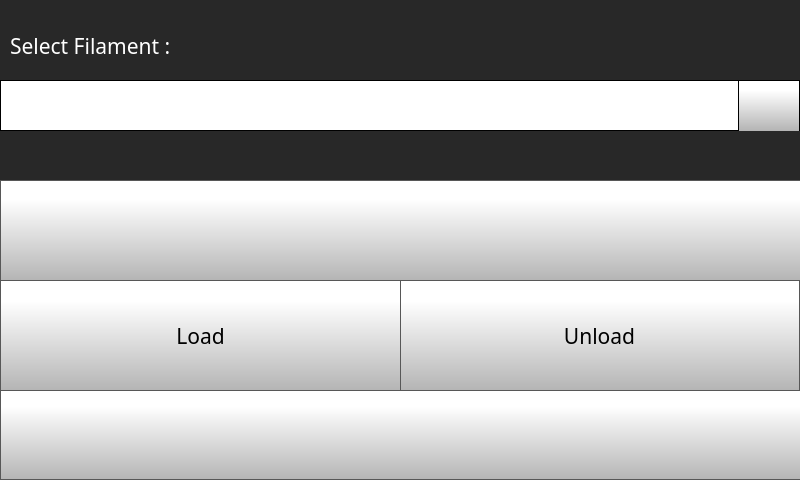
<?xml version="1.0" encoding="UTF-8"?>
<ui version="4.0">
 <class>Form</class>
 <widget class="QWidget" name="Form">
  <property name="geometry">
   <rect>
    <x>0</x>
    <y>0</y>
    <width>800</width>
    <height>480</height>
   </rect>
  </property>
  <property name="minimumSize">
   <size>
    <width>800</width>
    <height>480</height>
   </size>
  </property>
  <property name="maximumSize">
   <size>
    <width>800</width>
    <height>480</height>
   </size>
  </property>
  <property name="windowTitle">
   <string>Form</string>
  </property>
  <widget class="QStackedWidget" name="stackedWidget">
   <property name="geometry">
    <rect>
     <x>0</x>
     <y>0</y>
     <width>800</width>
     <height>480</height>
    </rect>
   </property>
   <property name="minimumSize">
    <size>
     <width>800</width>
     <height>480</height>
    </size>
   </property>
   <property name="maximumSize">
    <size>
     <width>800</width>
     <height>480</height>
    </size>
   </property>
   <property name="styleSheet">
    <string notr="true">background-color: rgb(40, 40, 40);
</string>
   </property>
   <property name="currentIndex">
    <number>0</number>
   </property>
   <widget class="QWidget" name="changeFilamentPage">
    <widget class="QPushButton" name="changeFilamentBackButton">
     <property name="geometry">
      <rect>
       <x>0</x>
       <y>389</y>
       <width>801</width>
       <height>91</height>
      </rect>
     </property>
     <property name="minimumSize">
      <size>
       <width>0</width>
       <height>0</height>
      </size>
     </property>
     <property name="font">
      <font>
       <family>Gotham</family>
       <pointsize>16</pointsize>
      </font>
     </property>
     <property name="styleSheet">
      <string notr="true">QPushButton {
     border: 1px solid rgb(87, 87, 87);
	background-color: qlineargradient(spread:pad, x1:0, y1:1, x2:0, y2:0.188, stop:0 rgba(180, 180, 180, 255), stop:1 rgba(255, 255, 255, 255));


}

QPushButton:pressed {
    background-color: qlineargradient(x1: 0, y1: 0, x2: 0, y2: 1,
                                      stop: 0 #dadbde, stop: 1 #f6f7fa);
}

QPushButton:flat {
    border: none; /* no border for a flat push button */
}

QPushButton:default {
    border-color: navy; /* make the default button prominent */
}

QPushButton:focus {
	outline: none;
}</string>
     </property>
     <property name="text">
      <string/>
     </property>
     <property name="icon">
      <iconset resource="../resources/resource.qrc">
       <normaloff>:/Navigation/img/Navigation/arrows-4.png</normaloff>:/Navigation/img/Navigation/arrows-4.png</iconset>
     </property>
     <property name="iconSize">
      <size>
       <width>70</width>
       <height>70</height>
      </size>
     </property>
     <property name="checkable">
      <bool>false</bool>
     </property>
     <property name="autoDefault">
      <bool>false</bool>
     </property>
     <property name="default">
      <bool>false</bool>
     </property>
     <property name="flat">
      <bool>false</bool>
     </property>
    </widget>
    <widget class="QPushButton" name="changeFilamentUnloadButton">
     <property name="geometry">
      <rect>
       <x>399</x>
       <y>280</y>
       <width>401</width>
       <height>111</height>
      </rect>
     </property>
     <property name="font">
      <font>
       <family>Gotham</family>
       <pointsize>16</pointsize>
      </font>
     </property>
     <property name="styleSheet">
      <string notr="true">QPushButton {
     border: 1px solid rgb(87, 87, 87);
	background-color: qlineargradient(spread:pad, x1:0, y1:1, x2:0, y2:0.188, stop:0 rgba(180, 180, 180, 255), stop:1 rgba(255, 255, 255, 255));


}

QPushButton:pressed {
    background-color: qlineargradient(x1: 0, y1: 0, x2: 0, y2: 1,
                                      stop: 0 #dadbde, stop: 1 #f6f7fa);
}

QPushButton:flat {
    border: none; /* no border for a flat push button */
}

QPushButton:default {
    border-color: navy; /* make the default button prominent */
}

QPushButton:focus {
	outline: none;
}</string>
     </property>
     <property name="text">
      <string>Unload</string>
     </property>
     <property name="icon">
      <iconset resource="../resources/resource.qrc">
       <normaloff>:/Icons/img/icons/unload.png</normaloff>:/Icons/img/icons/unload.png</iconset>
     </property>
     <property name="iconSize">
      <size>
       <width>70</width>
       <height>70</height>
      </size>
     </property>
    </widget>
    <widget class="QLabel" name="selectFilamentlabel">
     <property name="geometry">
      <rect>
       <x>10</x>
       <y>30</y>
       <width>431</width>
       <height>31</height>
      </rect>
     </property>
     <property name="font">
      <font>
       <family>Gotham</family>
       <pointsize>16</pointsize>
       <bold>false</bold>
      </font>
     </property>
     <property name="styleSheet">
      <string notr="true">color: rgb(255, 255, 255);</string>
     </property>
     <property name="text">
      <string>Select Filament :</string>
     </property>
    </widget>
    <widget class="QPushButton" name="changeFilamentLoadButton">
     <property name="geometry">
      <rect>
       <x>0</x>
       <y>280</y>
       <width>401</width>
       <height>111</height>
      </rect>
     </property>
     <property name="font">
      <font>
       <family>Gotham</family>
       <pointsize>16</pointsize>
      </font>
     </property>
     <property name="styleSheet">
      <string notr="true">QPushButton {
     border: 1px solid rgb(87, 87, 87);
	background-color: qlineargradient(spread:pad, x1:0, y1:1, x2:0, y2:0.188, stop:0 rgba(180, 180, 180, 255), stop:1 rgba(255, 255, 255, 255));


}

QPushButton:pressed {
    background-color: qlineargradient(x1: 0, y1: 0, x2: 0, y2: 1,
                                      stop: 0 #dadbde, stop: 1 #f6f7fa);
}

QPushButton:flat {
    border: none; /* no border for a flat push button */
}

QPushButton:default {
    border-color: navy; /* make the default button prominent */
}

QPushButton:focus {
	outline: none;
}</string>
     </property>
     <property name="text">
      <string>Load</string>
     </property>
     <property name="icon">
      <iconset resource="../resources/resource.qrc">
       <normaloff>:/Icons/img/icons/load.png</normaloff>:/Icons/img/icons/load.png</iconset>
     </property>
     <property name="iconSize">
      <size>
       <width>70</width>
       <height>70</height>
      </size>
     </property>
    </widget>
    <widget class="QPushButton" name="toolToggleChangeFilamentButton">
     <property name="geometry">
      <rect>
       <x>0</x>
       <y>180</y>
       <width>801</width>
       <height>101</height>
      </rect>
     </property>
     <property name="minimumSize">
      <size>
       <width>0</width>
       <height>0</height>
      </size>
     </property>
     <property name="font">
      <font>
       <family>Gotham</family>
       <pointsize>16</pointsize>
      </font>
     </property>
     <property name="styleSheet">
      <string notr="true">QPushButton {
     border: 1px solid rgb(87, 87, 87);
	background-color: qlineargradient(spread:pad, x1:0, y1:1, x2:0, y2:0.188, stop:0 rgba(180, 180, 180, 255), stop:1 rgba(255, 255, 255, 255));
}

QPushButton:pressed {
    background-color: qlineargradient(x1: 0, y1: 0, x2: 0, y2: 1,
                                      stop: 0 #dadbde, stop: 1 #f6f7fa);
}

QPushButton:flat {
    border: none; /* no border for a flat push button */
}

QPushButton:default {
    border-color: navy; /* make the default button prominent */
}

QPushButton:focus {
	outline: none;
}</string>
     </property>
     <property name="text">
      <string/>
     </property>
     <property name="icon">
      <iconset resource="../resources/resource.qrc">
       <normaloff>:/Icons/img/icons/NozzleSelect_0.png</normaloff>:/Icons/img/icons/NozzleSelect_0.png</iconset>
     </property>
     <property name="iconSize">
      <size>
       <width>150</width>
       <height>100</height>
      </size>
     </property>
     <property name="checkable">
      <bool>true</bool>
     </property>
     <property name="checked">
      <bool>false</bool>
     </property>
     <property name="autoDefault">
      <bool>false</bool>
     </property>
     <property name="default">
      <bool>false</bool>
     </property>
     <property name="flat">
      <bool>false</bool>
     </property>
    </widget>
    <widget class="QComboBox" name="changeFilamentComboBox">
     <property name="geometry">
      <rect>
       <x>0</x>
       <y>80</y>
       <width>801</width>
       <height>51</height>
      </rect>
     </property>
     <property name="font">
      <font>
       <family>Gotham</family>
       <pointsize>16</pointsize>
      </font>
     </property>
     <property name="styleSheet">
      <string notr="true"> QScrollBar:vertical {
     border: 1px solid black;
border-radius: 5px;
	background-color: rgb(40,40,40);
     width: 80px;
     margin: 70px 0 70px 0;
 }
 QScrollBar::handle:vertical {
border-radius: 5px;
background: qlineargradient(spread:pad, x1:0, y1:1, x2:0, y2:0.188, stop:0 rgba(180, 180, 180, 255), stop:1 rgba(255, 255, 255, 255));
min-height: 20px;
 }
 QScrollBar::add-line:vertical {
     border: 1px solid black;
background: qlineargradient(spread:pad, x1:0, y1:1, x2:0, y2:0.188, stop:0 rgba(180, 180, 180, 255), stop:1 rgba(255, 255, 255, 255));
     height:65px;
border-radius: 5px;
     subcontrol-position: bottom;
     subcontrol-origin: margin;
 }

 QScrollBar::sub-line:vertical {
     border: 1px solid black;
background: qlineargradient(spread:pad, x1:0, y1:1, x2:0, y2:0.188, stop:0 rgba(180, 180, 180, 255), stop:1 rgba(255, 255, 255, 255));
     height: 65px;
border-radius: 5px;
     subcontrol-position: top;
     subcontrol-origin: margin;
 }

QScrollBar::up-arrow:vertical {
 image: url(:/Navigation/img/Navigation/arrows.png);
    width: 40px;
    height: 40px;
 padding: 5px;
 }
QScrollBar::down-arrow:vertical {
 image: url(:/Navigation/img/Navigation/arrows-5.png);
    width: 40px;
    height: 40px;
 padding: 5px;
 }

 QScrollBar::add-page:vertical, QScrollBar::sub-page:vertical {
     background: none;
 }

QComboBox {
border: 1px solid black;
    padding: 0px 18px 0px 3px;
    min-width: 6em;

}

QComboBox::item {
	color: rgb(0, 0, 0);
}

QComboBox:editable {
    background: white;
}

QComboBox:!editable, QComboBox::drop-down:editable {
background: white;
}

/* QComboBox gets the &quot;on&quot; state when the popup is open */
QComboBox:!editable:on, QComboBox::drop-down:editable:on {
background: white;
}


QComboBox::drop-down {
border-left: 1px solid black;
border-right: 1px solid black;
	background-color: qlineargradient(spread:pad, x1:0, y1:1, x2:0, y2:0.188, stop:0 rgba(180, 180, 180, 255), stop:1 rgba(255, 255, 255, 255));
    width: 60px;
     height: 50px;

}

QComboBox::down-arrow {

image: url(:/Navigation/img/Navigation/arrows-5.png);
width: 30px;
height: 30px;

}
</string>
     </property>
     <property name="editable">
      <bool>false</bool>
     </property>
     <property name="maxVisibleItems">
      <number>8</number>
     </property>
     <property name="iconSize">
      <size>
       <width>30</width>
       <height>30</height>
      </size>
     </property>
    </widget>
   </widget>
   <widget class="QWidget" name="changeFilamentProgressPage">
    <widget class="QLabel" name="changeFilamentNameOperation">
     <property name="geometry">
      <rect>
       <x>0</x>
       <y>0</y>
       <width>471</width>
       <height>61</height>
      </rect>
     </property>
     <property name="font">
      <font>
       <family>Gotham</family>
       <pointsize>16</pointsize>
       <bold>false</bold>
      </font>
     </property>
     <property name="styleSheet">
      <string notr="true">color: rgb(255, 255, 255);</string>
     </property>
     <property name="text">
      <string>Loading Filament</string>
     </property>
    </widget>
    <widget class="QPushButton" name="changeFilamentBackButton2">
     <property name="geometry">
      <rect>
       <x>0</x>
       <y>350</y>
       <width>801</width>
       <height>131</height>
      </rect>
     </property>
     <property name="font">
      <font>
       <family>Gotham</family>
       <pointsize>16</pointsize>
      </font>
     </property>
     <property name="styleSheet">
      <string notr="true">QPushButton {
     border: 1px solid rgb(87, 87, 87);
	background-color: qlineargradient(spread:pad, x1:0, y1:1, x2:0, y2:0.188, stop:0 rgba(180, 180, 180, 255), stop:1 rgba(255, 255, 255, 255));


}

QPushButton:pressed {
    background-color: qlineargradient(x1: 0, y1: 0, x2: 0, y2: 1,
                                      stop: 0 #dadbde, stop: 1 #f6f7fa);
}

QPushButton:flat {
    border: none; /* no border for a flat push button */
}

QPushButton:default {
    border-color: navy; /* make the default button prominent */
}

QPushButton:focus {
	outline: none;
}</string>
     </property>
     <property name="text">
      <string/>
     </property>
     <property name="icon">
      <iconset resource="../resources/resource.qrc">
       <normaloff>:/Navigation/img/Navigation/arrows-4.png</normaloff>:/Navigation/img/Navigation/arrows-4.png</iconset>
     </property>
     <property name="iconSize">
      <size>
       <width>70</width>
       <height>70</height>
      </size>
     </property>
    </widget>
    <widget class="QProgressBar" name="changeFilamentProgress">
     <property name="geometry">
      <rect>
       <x>0</x>
       <y>270</y>
       <width>801</width>
       <height>81</height>
      </rect>
     </property>
     <property name="font">
      <font>
       <family>Gotham</family>
       <pointsize>16</pointsize>
       <italic>false</italic>
       <bold>false</bold>
       <stylestrategy>PreferAntialias</stylestrategy>
      </font>
     </property>
     <property name="styleSheet">
      <string notr="true">QProgressBar::chunk {

	background-color: qlineargradient(spread:pad, x1:0, y1:0.517, x2:0, y2:0.512, stop:0 rgba(255, 28, 35, 255), stop:1 rgba(255, 68, 74, 255));
border-bottom-right-radius: 15px;
border-top-right-radius: 15px;
}

QProgressBar {
    border: 1px solid rgb(87, 87, 87);
 /*  border-bottom-left-radius: 10px;
 border-bottom-right-radius: 10px;*/
	background-color: qlineargradient(spread:pad, x1:0, y1:1, x2:0, y2:0, stop:0 rgba(150, 150, 150, 255), stop:1 rgba(180, 180, 180, 255));
}
</string>
     </property>
     <property name="maximum">
      <number>100</number>
     </property>
     <property name="value">
      <number>0</number>
     </property>
     <property name="alignment">
      <set>Qt::AlignCenter</set>
     </property>
     <property name="textVisible">
      <bool>true</bool>
     </property>
     <property name="orientation">
      <enum>Qt::Horizontal</enum>
     </property>
     <property name="format">
      <string>%p%</string>
     </property>
    </widget>
    <widget class="QLabel" name="changeFilamentStatus">
     <property name="geometry">
      <rect>
       <x>10</x>
       <y>220</y>
       <width>471</width>
       <height>31</height>
      </rect>
     </property>
     <property name="font">
      <font>
       <family>Gotham</family>
       <pointsize>16</pointsize>
       <bold>false</bold>
      </font>
     </property>
     <property name="styleSheet">
      <string notr="true">color: rgb(255, 255, 255);</string>
     </property>
     <property name="text">
      <string>Heating ...</string>
     </property>
    </widget>
    <widget class="QLabel" name="label_2">
     <property name="geometry">
      <rect>
       <x>330</x>
       <y>60</y>
       <width>121</width>
       <height>121</height>
      </rect>
     </property>
     <property name="font">
      <font>
       <family>Gotham</family>
       <pointsize>16</pointsize>
      </font>
     </property>
     <property name="styleSheet">
      <string notr="true">background-color: rgba(255, 255, 255, 0);</string>
     </property>
     <property name="text">
      <string/>
     </property>
     <property name="pixmap">
      <pixmap resource="../resources/resource.qrc">:/Icons/img/icons/changeFilament2.png</pixmap>
     </property>
     <property name="scaledContents">
      <bool>true</bool>
     </property>
    </widget>
   </widget>
   <widget class="QWidget" name="changeFilamentLoadPage">
    <widget class="QPushButton" name="changeFilamentBackButton3">
     <property name="geometry">
      <rect>
       <x>380</x>
       <y>360</y>
       <width>421</width>
       <height>121</height>
      </rect>
     </property>
     <property name="font">
      <font>
       <family>Gotham</family>
       <pointsize>13</pointsize>
      </font>
     </property>
     <property name="styleSheet">
      <string notr="true">QPushButton {
     border: 1px solid rgb(87, 87, 87);
	background-color: qlineargradient(spread:pad, x1:0, y1:1, x2:0, y2:0.188, stop:0 rgba(180, 180, 180, 255), stop:1 rgba(255, 255, 255, 255));


}

QPushButton:pressed {
    background-color: qlineargradient(x1: 0, y1: 0, x2: 0, y2: 1,
                                      stop: 0 #dadbde, stop: 1 #f6f7fa);
}

QPushButton:flat {
    border: none; /* no border for a flat push button */
}

QPushButton:default {
    border-color: navy; /* make the default button prominent */
}

QPushButton:focus {
	outline: none;
}</string>
     </property>
     <property name="text">
      <string/>
     </property>
     <property name="icon">
      <iconset resource="../resources/resource.qrc">
       <normaloff>:/Navigation/img/Navigation/arrows-4.png</normaloff>:/Navigation/img/Navigation/arrows-4.png</iconset>
     </property>
     <property name="iconSize">
      <size>
       <width>70</width>
       <height>70</height>
      </size>
     </property>
    </widget>
    <widget class="QPushButton" name="loadedTillExtruderButton">
     <property name="geometry">
      <rect>
       <x>0</x>
       <y>360</y>
       <width>381</width>
       <height>121</height>
      </rect>
     </property>
     <property name="font">
      <font>
       <family>Gotham</family>
       <pointsize>16</pointsize>
      </font>
     </property>
     <property name="styleSheet">
      <string notr="true">QPushButton {
     border: 1px solid rgb(87, 87, 87);
	background-color: qlineargradient(spread:pad, x1:0, y1:1, x2:0, y2:0.188, stop:0 rgba(180, 180, 180, 255), stop:1 rgba(255, 255, 255, 255));


}

QPushButton:pressed {
    background-color: qlineargradient(x1: 0, y1: 0, x2: 0, y2: 1,
                                      stop: 0 #dadbde, stop: 1 #f6f7fa);
}

QPushButton:flat {
    border: none; /* no border for a flat push button */
}

QPushButton:default {
    border-color: navy; /* make the default button prominent */
}

QPushButton:focus {
	outline: none;
}</string>
     </property>
     <property name="text">
      <string>Done</string>
     </property>
     <property name="iconSize">
      <size>
       <width>40</width>
       <height>40</height>
      </size>
     </property>
    </widget>
    <widget class="QLabel" name="feedFilamentlabel_62">
     <property name="geometry">
      <rect>
       <x>20</x>
       <y>180</y>
       <width>771</width>
       <height>121</height>
      </rect>
     </property>
     <property name="font">
      <font>
       <family>Gotham Light</family>
       <pointsize>14</pointsize>
       <bold>false</bold>
      </font>
     </property>
     <property name="styleSheet">
      <string notr="true">color: rgb(255, 255, 255);
background-color: rgba(255, 255, 255, 0);</string>
     </property>
     <property name="text">
      <string>Incase filament cannot be pushed beyond a point, and is not being automatically pulled, check extruder for issues. </string>
     </property>
     <property name="wordWrap">
      <bool>true</bool>
     </property>
    </widget>
    <widget class="QLabel" name="feedFilamentlabel_60">
     <property name="geometry">
      <rect>
       <x>20</x>
       <y>80</y>
       <width>801</width>
       <height>31</height>
      </rect>
     </property>
     <property name="font">
      <font>
       <family>Gotham Light</family>
       <pointsize>14</pointsize>
       <bold>false</bold>
      </font>
     </property>
     <property name="styleSheet">
      <string notr="true">color: rgb(255, 255, 255);
background-color: rgba(255, 255, 255, 0);</string>
     </property>
     <property name="text">
      <string>Insert the Filament into filament side motor,</string>
     </property>
    </widget>
    <widget class="QLabel" name="feedFilamentlabel_64">
     <property name="geometry">
      <rect>
       <x>20</x>
       <y>120</y>
       <width>801</width>
       <height>31</height>
      </rect>
     </property>
     <property name="font">
      <font>
       <family>Gotham Light</family>
       <pointsize>14</pointsize>
       <bold>false</bold>
      </font>
     </property>
     <property name="styleSheet">
      <string notr="true">color: rgb(255, 255, 255);
background-color: rgba(255, 255, 255, 0);</string>
     </property>
     <property name="text">
      <string>untill the filament gets pulls automatically.</string>
     </property>
    </widget>
    <widget class="QLabel" name="feedFilamentlabel_61">
     <property name="geometry">
      <rect>
       <x>20</x>
       <y>160</y>
       <width>691</width>
       <height>31</height>
      </rect>
     </property>
     <property name="font">
      <font>
       <family>Gotham Light</family>
       <pointsize>14</pointsize>
       <bold>false</bold>
      </font>
     </property>
     <property name="styleSheet">
      <string notr="true">color: rgb(255, 255, 255);
background-color: rgba(255, 255, 255, 0);</string>
     </property>
     <property name="text">
      <string>Press &quot;DONE&quot; when the filament starts to get pulled</string>
     </property>
    </widget>
   </widget>
   <widget class="QWidget" name="changeFilamentExtrudePage">
    <widget class="QLabel" name="feedFilamentlabel">
     <property name="geometry">
      <rect>
       <x>0</x>
       <y>10</y>
       <width>461</width>
       <height>31</height>
      </rect>
     </property>
     <property name="font">
      <font>
       <family>Gotham</family>
       <pointsize>16</pointsize>
       <bold>false</bold>
      </font>
     </property>
     <property name="styleSheet">
      <string notr="true">color: rgb(255, 255, 255);
background-color: rgba(255, 255, 255, 0);</string>
     </property>
     <property name="text">
      <string>Feed Filament into Extruder</string>
     </property>
    </widget>
    <widget class="QPushButton" name="loadDoneButton">
     <property name="geometry">
      <rect>
       <x>0</x>
       <y>360</y>
       <width>801</width>
       <height>121</height>
      </rect>
     </property>
     <property name="font">
      <font>
       <family>Gotham</family>
       <pointsize>16</pointsize>
      </font>
     </property>
     <property name="styleSheet">
      <string notr="true">QPushButton {
     border: 1px solid rgb(87, 87, 87);
	background-color: qlineargradient(spread:pad, x1:0, y1:1, x2:0, y2:0.188, stop:0 rgba(180, 180, 180, 255), stop:1 rgba(255, 255, 255, 255));


}

QPushButton:pressed {
    background-color: qlineargradient(x1: 0, y1: 0, x2: 0, y2: 1,
                                      stop: 0 #dadbde, stop: 1 #f6f7fa);
}

QPushButton:flat {
    border: none; /* no border for a flat push button */
}

QPushButton:default {
    border-color: navy; /* make the default button prominent */
}

QPushButton:focus {
	outline: none;
}</string>
     </property>
     <property name="text">
      <string>Done</string>
     </property>
     <property name="iconSize">
      <size>
       <width>40</width>
       <height>40</height>
      </size>
     </property>
    </widget>
    <widget class="QLabel" name="feedFilamentlabel_2">
     <property name="geometry">
      <rect>
       <x>0</x>
       <y>80</y>
       <width>831</width>
       <height>31</height>
      </rect>
     </property>
     <property name="font">
      <font>
       <family>Gotham</family>
       <pointsize>16</pointsize>
       <bold>false</bold>
      </font>
     </property>
     <property name="styleSheet">
      <string notr="true">color: rgb(255, 255, 255);
background-color: rgba(255, 255, 255, 0);</string>
     </property>
     <property name="text">
      <string>Click &quot;Done&quot; when filament starts coming out of the nozzle</string>
     </property>
    </widget>
    <widget class="QLabel" name="feedFilamentlabel_6">
     <property name="geometry">
      <rect>
       <x>10</x>
       <y>240</y>
       <width>761</width>
       <height>101</height>
      </rect>
     </property>
     <property name="font">
      <font>
       <family>Gotham Light</family>
       <pointsize>14</pointsize>
       <bold>false</bold>
      </font>
     </property>
     <property name="styleSheet">
      <string notr="true">color: rgb(255, 255, 255);
background-color: rgba(255, 255, 255, 0);</string>
     </property>
     <property name="text">
      <string>Incase Filament is not getting extruded even after waiting for 2-3 minutes, Check extruders at the filament chamber as well as on the carriage for issues.</string>
     </property>
     <property name="wordWrap">
      <bool>true</bool>
     </property>
    </widget>
    <widget class="QLabel" name="feedFilamentlabel_8">
     <property name="geometry">
      <rect>
       <x>10</x>
       <y>140</y>
       <width>761</width>
       <height>101</height>
      </rect>
     </property>
     <property name="font">
      <font>
       <family>Gotham Light</family>
       <pointsize>14</pointsize>
       <bold>false</bold>
      </font>
     </property>
     <property name="styleSheet">
      <string notr="true">color: rgb(255, 255, 255);
background-color: rgba(255, 255, 255, 0);</string>
     </property>
     <property name="text">
      <string>Wait for approximately 2-3 minutes for the filament to reach the extruder on the carriage. </string>
     </property>
     <property name="wordWrap">
      <bool>true</bool>
     </property>
    </widget>
   </widget>
   <widget class="QWidget" name="changeFilamentRetractPage">
    <widget class="QLabel" name="feedFilamentlabel_3">
     <property name="geometry">
      <rect>
       <x>10</x>
       <y>100</y>
       <width>511</width>
       <height>31</height>
      </rect>
     </property>
     <property name="font">
      <font>
       <family>Gotham Light</family>
       <pointsize>16</pointsize>
       <bold>false</bold>
      </font>
     </property>
     <property name="styleSheet">
      <string notr="true">color: rgb(255, 255, 255);
background-color: rgba(255, 255, 255, 0);</string>
     </property>
     <property name="text">
      <string>Click &quot;Done&quot; when filament is retracted</string>
     </property>
    </widget>
    <widget class="QPushButton" name="unloadDoneButton">
     <property name="geometry">
      <rect>
       <x>0</x>
       <y>360</y>
       <width>801</width>
       <height>121</height>
      </rect>
     </property>
     <property name="font">
      <font>
       <family>Gotham</family>
       <pointsize>16</pointsize>
      </font>
     </property>
     <property name="styleSheet">
      <string notr="true">QPushButton {
     border: 1px solid rgb(87, 87, 87);
	background-color: qlineargradient(spread:pad, x1:0, y1:1, x2:0, y2:0.188, stop:0 rgba(180, 180, 180, 255), stop:1 rgba(255, 255, 255, 255));


}

QPushButton:pressed {
    background-color: qlineargradient(x1: 0, y1: 0, x2: 0, y2: 1,
                                      stop: 0 #dadbde, stop: 1 #f6f7fa);
}

QPushButton:flat {
    border: none; /* no border for a flat push button */
}

QPushButton:default {
    border-color: navy; /* make the default button prominent */
}

QPushButton:focus {
	outline: none;
}</string>
     </property>
     <property name="text">
      <string>Done</string>
     </property>
     <property name="iconSize">
      <size>
       <width>40</width>
       <height>40</height>
      </size>
     </property>
    </widget>
    <widget class="QLabel" name="feedFilamentlabel_9">
     <property name="geometry">
      <rect>
       <x>10</x>
       <y>130</y>
       <width>761</width>
       <height>131</height>
      </rect>
     </property>
     <property name="font">
      <font>
       <family>Gotham Light</family>
       <pointsize>14</pointsize>
       <bold>false</bold>
      </font>
     </property>
     <property name="styleSheet">
      <string notr="true">color: rgb(255, 255, 255);
background-color: rgba(255, 255, 255, 0);</string>
     </property>
     <property name="text">
      <string>Wait for approximately 2-3 minutes for the filament to get retracted from the carriage extruder as well as the external extruder</string>
     </property>
     <property name="wordWrap">
      <bool>true</bool>
     </property>
    </widget>
    <widget class="QLabel" name="feedFilamentlabel_7">
     <property name="geometry">
      <rect>
       <x>10</x>
       <y>260</y>
       <width>761</width>
       <height>101</height>
      </rect>
     </property>
     <property name="font">
      <font>
       <family>Gotham Light</family>
       <pointsize>14</pointsize>
       <bold>false</bold>
      </font>
     </property>
     <property name="styleSheet">
      <string notr="true">color: rgb(255, 255, 255);
background-color: rgba(255, 255, 255, 0);</string>
     </property>
     <property name="text">
      <string>Incase Filament is not getting retracted even after waiting for 2-3 minutes, Check the external extruders as well as on the carriage extruders for issues.</string>
     </property>
     <property name="wordWrap">
      <bool>true</bool>
     </property>
    </widget>
    <widget class="QLabel" name="feedFilamentlabel_4">
     <property name="geometry">
      <rect>
       <x>10</x>
       <y>10</y>
       <width>461</width>
       <height>31</height>
      </rect>
     </property>
     <property name="font">
      <font>
       <family>Gotham Light</family>
       <pointsize>16</pointsize>
       <bold>false</bold>
      </font>
     </property>
     <property name="styleSheet">
      <string notr="true">color: rgb(255, 255, 255);
background-color: rgba(255, 255, 255, 0);</string>
     </property>
     <property name="text">
      <string>Retract Filament From Extruder</string>
     </property>
    </widget>
   </widget>
  </widget>
 </widget>
 <resources>
  <include location="../resources/resource.qrc"/>
  <include location="../resources/resource.qrc"/>
 </resources>
 <connections/>
</ui>
